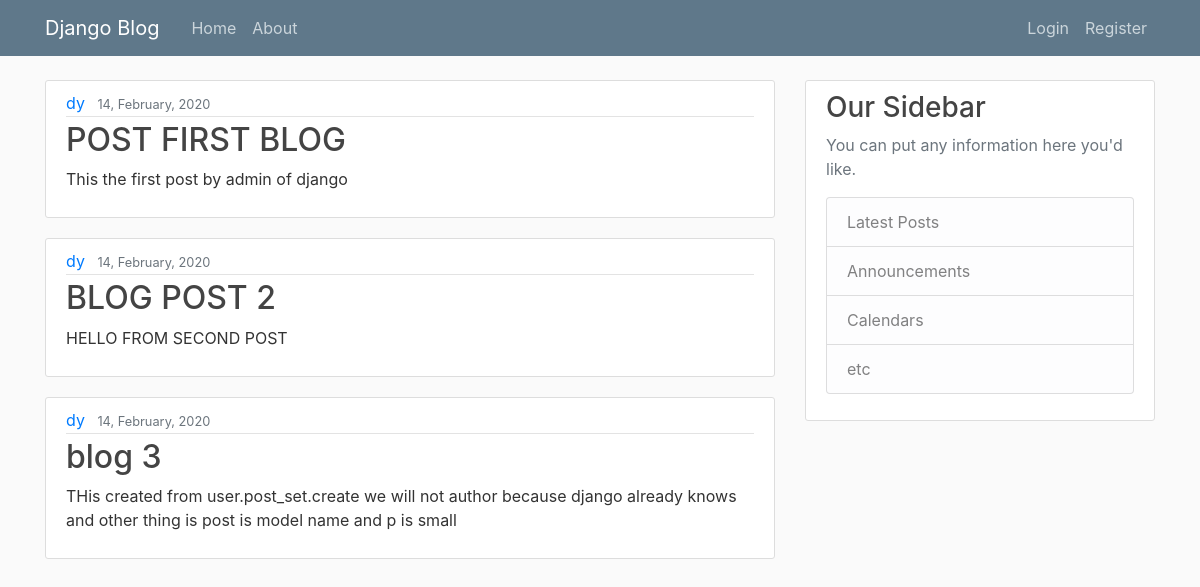
The page / on the database its author committed.
### blog/models.py (models this page shows, shortened)
class Post(models.Model):
    title = models.CharField(max_length=100)
    content = models.TextField()
    date_posted = models.DateTimeField(default=timezone.now)
    author = models.ForeignKey(User,on_delete=models.CASCADE)

### blog/views.py (the view)
# urls.py: 2. Add a URL to urlpatterns:  path('', views.home, name='home')
def home(request):
    content ={ "posts" : Post.objects.all() }
    return render(request,"blog/home.html", content )

### blog/templates/blog/home.html
{% extends "../base.html" %}
{% block content %}
        {% for post in posts %}
            <article class="media content-section">
            <div class="media-body">
            <div class="article-metadata">
                <a class="mr-2" href="#">{{ post.author }}</a>
                <small class="text-muted">{{ post.date_posted|date:"d, F, Y"}}</small>
            </div>
            <h2><a class="article-title" href="#">{{ post.title }}</a></h2>
            <p class="article-content">{{ post.content }}</p>
            </div>
            </article>
            {% endfor %}
{% endblock %}

### blog/templates/base.html (shortened to what this page needs)
{% load static %}
<!DOCTYPE html>
<html>
    <head>
    </head>
    <body>
    </body>
</html>
<!doctype html>
<html lang="en">
  <head>
    <link rel="stylesheet" href="https://stackpath.bootstrapcdn.com/bootstrap/4.4.1/css/bootstrap.min.css">
    <link rel="stylesheet" type="text/css" href=" {% static 'main.css' %} ">
  </head>
  <body>
    <header class="site-header">
        <nav class="navbar navbar-expand-md navbar-dark bg-steel fixed-top">
          <div class="container">
            <a class="navbar-brand mr-4" href="/">Django Blog</a>
            <div class="collapse navbar-collapse" id="navbarToggle">
              <div class="navbar-nav mr-auto">
                <a class="nav-item nav-link" href="/">Home</a>
                <a class="nav-item nav-link" href="/about">About</a>
              </div>
              <div class="navbar-nav">
                <a class="nav-item nav-link" href="#">Login</a>
                <a class="nav-item nav-link" href="#">Register</a>
              </div>
            </div>
          </div>
        </nav>
      </header>
      <main role="main" class="container">
        <div class="row">
          <div class="col-md-8">
            {% block content %}{% endblock %}
          </div>
          <div class="col-md-4">
            <div class="content-section">
              <h3>Our Sidebar</h3>
              <p class='text-muted'>You can put any information here you'd like.
                <ul class="list-group">
                  <li class="list-group-item list-group-item-light">Latest Posts</li>
                  <li class="list-group-item list-group-item-light">Announcements</li>
                  <li class="list-group-item list-group-item-light">Calendars</li>
                  <li class="list-group-item list-group-item-light">etc</li>
                </ul>
              </p>
            </div>
          </div>
        </div>
      </main>
  </body>
</html>

### blog/static/main.css (style rules this page uses)
body { background: #fafafa; color: #333333; margin-top: 5rem; }
h1, h2, h3, h4, h5, h6 { color: #444444; }
ul { margin: 0; }
.bg-steel { background-color: #5f788a; }
.site-header .navbar-nav .nav-link { color: #cbd5db; }
.content-section { background: #ffffff; padding: 10px 20px; border: 1px solid #dddddd; border-radius: 3px; margin-bottom: 20px; }
.article-title { color: #444444; }
.article-content { white-space: pre-line; }
.article-metadata { padding-bottom: 1px; margin-bottom: 4px; border-bottom: 1px solid #e3e3e3 }

### rows shown on the page
Post: author "dy", date_posted "14, February, 2020", title "POST FIRST BLOG", content "This the first post by admin of django"
Post: author "dy", date_posted "14, February, 2020", title "BLOG POST 2", content "HELLO FROM SECOND POST"
Post: author "dy", date_posted "14, February, 2020", title "blog 3", content "THis created from user.post_set.create we will not author because django already knows and other thing is post is model name and p is small"
